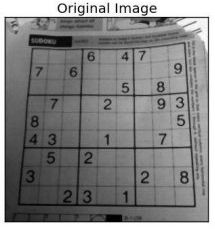
#> input picture 04_playground/05_opencv/d04_2値化/dave.jpg, 215 x 231 px, given in place of the camera
$ python video_multi.py   (older library calls are emulated)
#> lines starting #> are read from the running program, lines starting #| are printed output that depends on the picture; after the words box and inside, x2 and y2 are one past the last pixel; in counts of white or black regions, pixels touching at a corner belong together
# -*- coding: utf-8 -*-
"""
使い方
　・動画データとこのプログラムを同じフォルダにいれる
　・File　exploreでそのフォルダに移動
　・座標(33行目)　を指定
　・プログラムを実行
　・結果のｑをエクセルで処理する
"""

import numpy as np #数値計算
import cv2 #OpenCV
import matplotlib.pyplot as plt

#name = 'ユニット内の様子.avi'
name = 0 #USBカメラ
cap = cv2.VideoCapture(name)

#カメラ検出サイズ
cap.set(cv2.CAP_PROP_FRAME_WIDTH ,160)
cap.set(cv2.CAP_PROP_FRAME_HEIGHT ,120)
#cap.set(cv2.CAP_PROP_FOURCC ,cv2.FOURCC('B','G','R',3))

#動体検出
MOG2 = cv2.createBackgroundSubtractorMOG2()#
KNN = cv2.createBackgroundSubtractorKNN()#

#顔検出
face_cascade = cv2.CascadeClassifier('haarcascade_frontalface_default.xml')
#eye_cascade = cv2.CascadeClassifier('haarcascade_eye.xml')

while(cap.isOpened()):
    ret, frame0 = cap.read()
#> frame0 is the input picture: shape (231, 215, 3); min 0, max 255, mean 131

    #サイズ変更
    frame0=cv2.resize(frame0,(160,120))
#> frame0: shape (120, 160, 3)

    # 読めなかったら抜ける
    if ret == False:
        break

    #モノクロ
    frame1=cv2.cvtColor(frame0, cv2.COLOR_BGR2GRAY)
    frame2=cv2.cvtColor(frame1, cv2.COLOR_GRAY2BGR)#次元を揃えるためにBGRに戻す

    #2値化
    ret2,frame3=cv2.threshold(frame2,150,255,cv2.THRESH_BINARY)
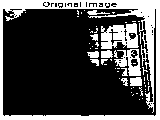
#> frame3: shape (120, 160, 3); 28.5% white; 57 white regions (45 under 20 px), largest, box (x1, y1, x2, y2) and area: (0, 0, 160, 120) 3829, (101, 23, 139, 49) 671, (114, 49, 141, 76) 349

    #ガウシアンブラー
    frame4 = cv2.GaussianBlur(frame2,(5,5),0)#ガウシアンフィルタ

    #ソーベルフィルタ
    frame5 = cv2.Sobel(frame2,cv2.CV_64F,1,0,ksize=1) #ソーベルフィルタ

    #hariss
    temp=np.float32(frame1)
    frame6=cv2.cornerHarris(temp,2,3,0.01)#ハリスコーナー
    frame6=cv2.cvtColor(frame6, cv2.COLOR_GRAY2BGR)
#> frame6: shape (120, 160, 3) float32

    #canny
    frame7=cv2.Canny(frame2,100,100)
#> frame7: shape (120, 160); 19.7% white in thin lines or dots
    frame7=cv2.cvtColor(frame7, cv2.COLOR_GRAY2BGR)
#> frame7: shape (120, 160, 3); 19.7% white in thin lines or dots

    #回転(アフィン変換）
    center = tuple(np.array([frame0.shape[1] * 0.5, frame0.shape[0] * 0.5]))# 今回は画像サイズの中心をとっている
#> center = (80, 60)
    size = tuple(np.array([frame0.shape[1], frame0.shape[0]]))# 画像サイズの取得(横, 縦)
#> size = (160, 120)
    angle = -110.0# 回転させたい角度    # ラジアンではなく角度(°)
    scale = 1.5# 拡大比率
    rotation_matrix = cv2.getRotationMatrix2D(center, angle, scale)# 回転変換行列の算出
    frame8 = cv2.warpAffine(frame0, rotation_matrix, size, flags=cv2.INTER_CUBIC)# アフィン変換
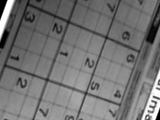
#> frame8: shape (120, 160, 3); min 0, max 255, mean 115.3


    #動体検出1
    frame9 = MOG2.apply(frame0)
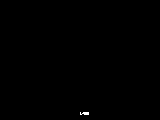
#> frame9: shape (120, 160); values 127 (black) and 255 (white), 0.11% white in thin lines or dots, all inside (x1, y1, x2, y2) = (80, 112, 89, 115)
    frame9=cv2.cvtColor(frame9, cv2.COLOR_GRAY2BGR)

    #動体検出2
    frame10 = KNN.apply(frame0)
#> frame10: shape (120, 160); every value is 255
    frame10=cv2.cvtColor(frame10, cv2.COLOR_GRAY2BGR)
#> frame10: shape (120, 160, 3); every value is 255

    #顔検出
    frame11=frame2.copy()
    faces = face_cascade.detectMultiScale(frame11 ,1.3, 5)
#> faces = ()
    for (x,y,w,h) in faces:
        frame11 = cv2.rectangle(frame11,(x,y),(x+w,y+h),(255,0,0),2)
        roi_gray = frame11[y:y+h, x:x+w]
        roi_color = frame11[y:y+h, x:x+w]
        eyes = eye_cascade.detectMultiScale(roi_gray)
        for (ex,ey,ew,eh) in eyes:
            cv2.rectangle(roi_color,(ex,ey),(ex+ew,ey+eh),(0,255,0),2)
#> this loop made 0 passes

    #複数表示
    both1=np.hstack((frame0,frame2,frame3,frame4))
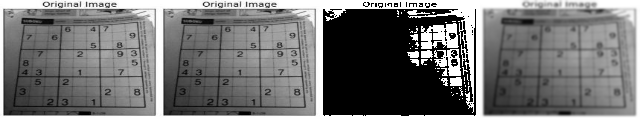
#> both1: shape (120, 640, 3); min 0, max 255, mean 116.7
    both2=np.hstack((np.uint8(frame5),np.uint8(frame6),frame7,frame8))
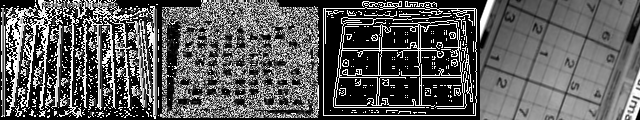
#> both2: shape (120, 640, 3); min 0, max 255, mean 90
    both3=np.hstack((frame9,frame10,frame11,frame0))
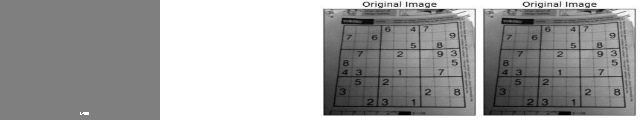
#> both3: shape (120, 640, 3); min 0, max 255, mean 161.2
    both = np.vstack((both1,both2,both3))
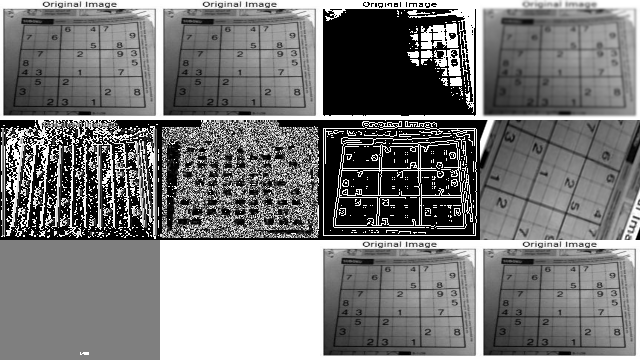
#> both: shape (360, 640, 3); min 0, max 255, mean 122.6

    cv2.imshow('raw/gray/mono/gauss/#sobel/harris/Canny/Rotate/#MOG2/KNN/cascade',both)#表示

    if cv2.waitKey(1) & 0xFF == ord('q'): #押されたら終了
#> (key q is pressed here)
        break

cap.release()
cv2.destroyAllWindows()
